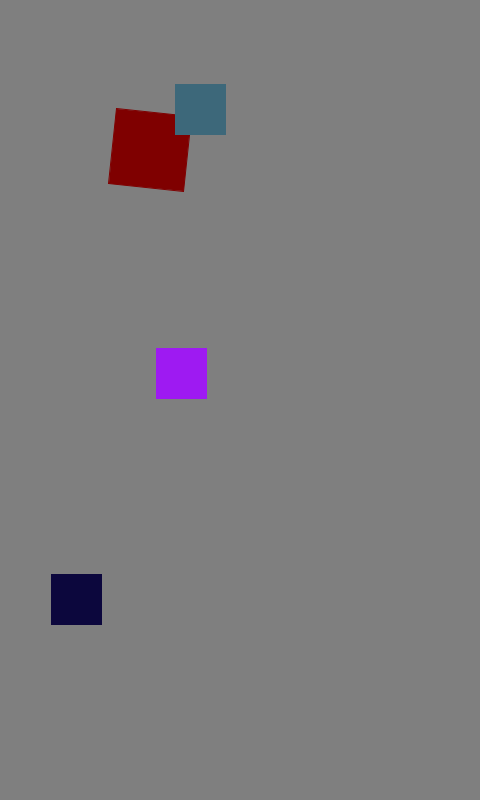
Frame 1 (no input)
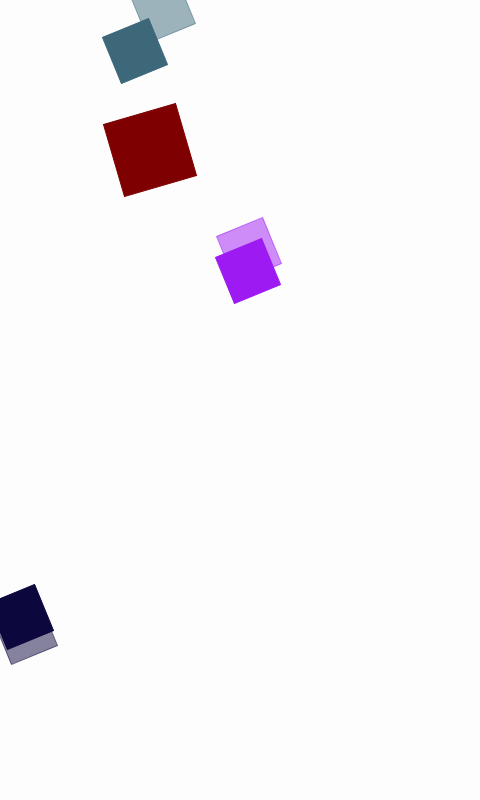
Frame 60 (the mouse pressed at the canvas centre just before this capture)
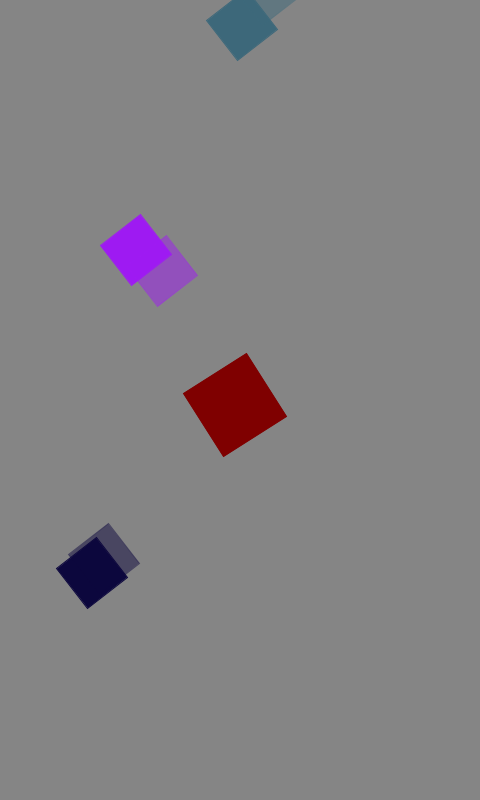
Frame 120 (the mouse held since frame 60 and released just before this capture)

The Processing sketch that drew these frames (run headless with seeded random() and noise(); from frame 60 on, the mouse is pressed at the canvas centre):

// Processing sketch: processing_16325
// ── processing_16325.pde

float boxRotation = 0;
float x = 0;
int moveSize = 16;
int tableSize = 8192;
int SR = 60;
int numBoxes = 3;

Box myBox;
Box[] boxes;
Box[] delayedBoxes;

Oscil colorSine;
Oscil[] oscilsX;
Oscil[] oscilsY;
Oscil[] delayedOscilsX;
Oscil[] delayedOscilsY;

Delay[] oscilDelayX;
Delay[] oscilDelayY;

void setup() {
  size(480,800);
  
  smooth();
  rectMode(CENTER);
  
  myBox = new Box(150, 150, 75, 75, color(127, 0, 0));
  
  oscilDelayX = new Delay[numBoxes];
  oscilDelayY = new Delay[numBoxes];
  
  float[] tableSquare = {1, 0, .3333, 0, .111111, 0, .09090909};
  float[] tableSine = {1};
  float[] tableTriangle = {1, .5, .33333, .25, .111111, .1, .09090909};

  colorSine = new Oscil(.25, 127, tableSine);
  
  oscilsX = new Oscil[numBoxes];
  oscilsY = new Oscil[numBoxes];
  delayedOscilsX = new Oscil[numBoxes];
  delayedOscilsY = new Oscil[numBoxes];
  for(int i = 0; i < numBoxes; i++) {
    float rand1 = random(0.1, 2.0);
    float rand2 = random(50, 125);
    oscilsX[i] = new Oscil(rand1, rand2, tableSine);
    delayedOscilsX[i] = new Oscil(rand1, rand2, tableSine);
    
    rand1 = random(0.1, 2.0);
    rand2 = random(100, 200);
    oscilsY[i] = new Oscil(rand1, rand2, tableSine);
    delayedOscilsY[i] = new Oscil(rand1, rand2, tableSine);
  }
  
  boxes = new Box[numBoxes];
  delayedBoxes = new Box[numBoxes];
  for(int i = 0; i < numBoxes; i++) {
    float rand1 = random(50, width - 50);
    float rand2 = random(100, height - 100);
    float rand3 = random(256);
    float rand4 = random(256);
    float rand5 = random(256);
    boxes[i] = new Box(int(rand1), int(rand2), 50, 50, color(int(rand3), int(rand4), int(rand5), 255));
    delayedBoxes[i] = new Box(int(rand1), int(rand2), 50, 50, color(int(rand3), int(rand4), int(rand5), 127));
    oscilDelayX[i] = new Delay(4);
    oscilDelayY[i] = new Delay(4);
  }
  
  frameRate(SR);
};

void draw() {
  background(color(127 + colorSine.output, 127 + colorSine.output, 127 + colorSine.output));
  myBox.bRotation += .1;
  if(myBox.bRotation > 2*PI) myBox.bRotation -= (2*PI);
  
  colorSine.process();
  
  myBox.bDraw();
  if(myBox.moving) myBox.moveToPoint(mouseX, mouseY);
  
  for(int i = 0; i < numBoxes; i++) {
    oscilsX[i].process();
    oscilsY[i].process();
    
    boxes[i].bDraw();
    boxes[i].x = boxes[i].startingX + (int)oscilsX[i].output;
    boxes[i].y = boxes[i].startingY + (int)oscilsY[i].output;
    boxes[i].bRotation = myBox.bRotation;
    
    oscilDelayX[i].process(oscilsX[i].output);
    oscilDelayY[i].process(oscilsY[i].output);
    
    delayedBoxes[i].bDraw();
    delayedBoxes[i].x = boxes[i].startingX + (int)oscilDelayX[i].output;
    delayedBoxes[i].y = boxes[i].startingY + (int)oscilDelayY[i].output;
    delayedBoxes[i].bRotation = myBox.bRotation;
  }
};

void mousePressed() {
  myBox.moving = true;
  myBox.movingStartFlag = false;
}


class Delay {
  float[] table;
  int index;
  float output;
  float time;
  boolean initFlag;
  
  Delay(float tempTime) {
    initFlag = false;
    time = tempTime;
    index = 0;
  }
  
  void process(float input) {
    if(!initFlag) {
      initFlag = true;
      table = new float[(int)time];
      
      for (int i = 0; i < time; i++) {
        table[i] = 0;
      }
    }
    
    index++;
    if(index > time - 1) index = 0;
    table[index] = input;
    if(index < time - 1) output = table[index + 1];
    else output = table[0];
  }
};


class Table {
  float[] tTable;
  
  Table(float[] amps) {
    float tMax = 0;
    tTable = new float[tableSize];
    
    for(int i = 0; i < tableSize; i++) {
      tTable[i] = 0;
      for(int j = 0; j < amps.length; j++) {
        tTable[i] += (sin((2.0*PI*i / (float)tableSize)*(j+1))) * amps[j];
      }
      if(abs(tTable[i]) > tMax) tMax = abs(tTable[i]);
    }
    
    for(int i = 0; i < tableSize; i++)
      tTable[i] /= tMax;
  }
};


class Oscil {
  float index;
  float increment;
  float freq;
  float amp;
  Table table;
  float output;
  
  Oscil(float tempFreq, float tempAmp, float[] amps) {
    freq = tempFreq;
    amp = tempAmp;
    index = 0;
    increment = freq * tableSize / SR;
    table = new Table(amps);
  }
  
  void process() {
    output = table.tTable[(int)index] * amp;
    index += increment;
    if(index >= tableSize) index -= tableSize;
  }
};

class Box {
  int x;
  int y;
  int startingX;
  int startingY;
  int bWidth;
  int bHeight;
  float bRotation;
  color bColor;
  boolean moving;
  boolean movingStartFlag;
  float movingIncrementX;
  float movingIncrementY;
  int movingCounter;
  
  Box(int tempX, int tempY, int tempBWidth, int tempBHeight, color tempBColor) {
    bRotation = 0;
    moving = false;
    x = tempX;
    y = tempY;
    startingX = x;
    startingY = y;
    bWidth = tempBWidth;
    bHeight = tempBHeight;
    bColor = tempBColor;
    fill(bColor);
    stroke(bColor);
    rect(x, y, bWidth, bHeight);
  }
  
  void bDraw() {
    pushMatrix();
      translate(x, y);
      rotate(bRotation);
      fill(bColor);
      stroke(bColor);
      rect(0, 0, bWidth, bHeight);
    popMatrix();
  }
  
  void moveToPoint(int tempX, int tempY) {
    if(!movingStartFlag) {
      movingIncrementX = (float)((tempX - x) / moveSize);
      movingIncrementY = (float)((tempY - y) / moveSize);
      movingStartFlag = true;
      movingCounter = 0;
    }
    movingCounter++;
    if(movingCounter > moveSize) {
      moving = false;
      movingStartFlag = false;
    }
    x += movingIncrementX;
    y += movingIncrementY;
  }
};
